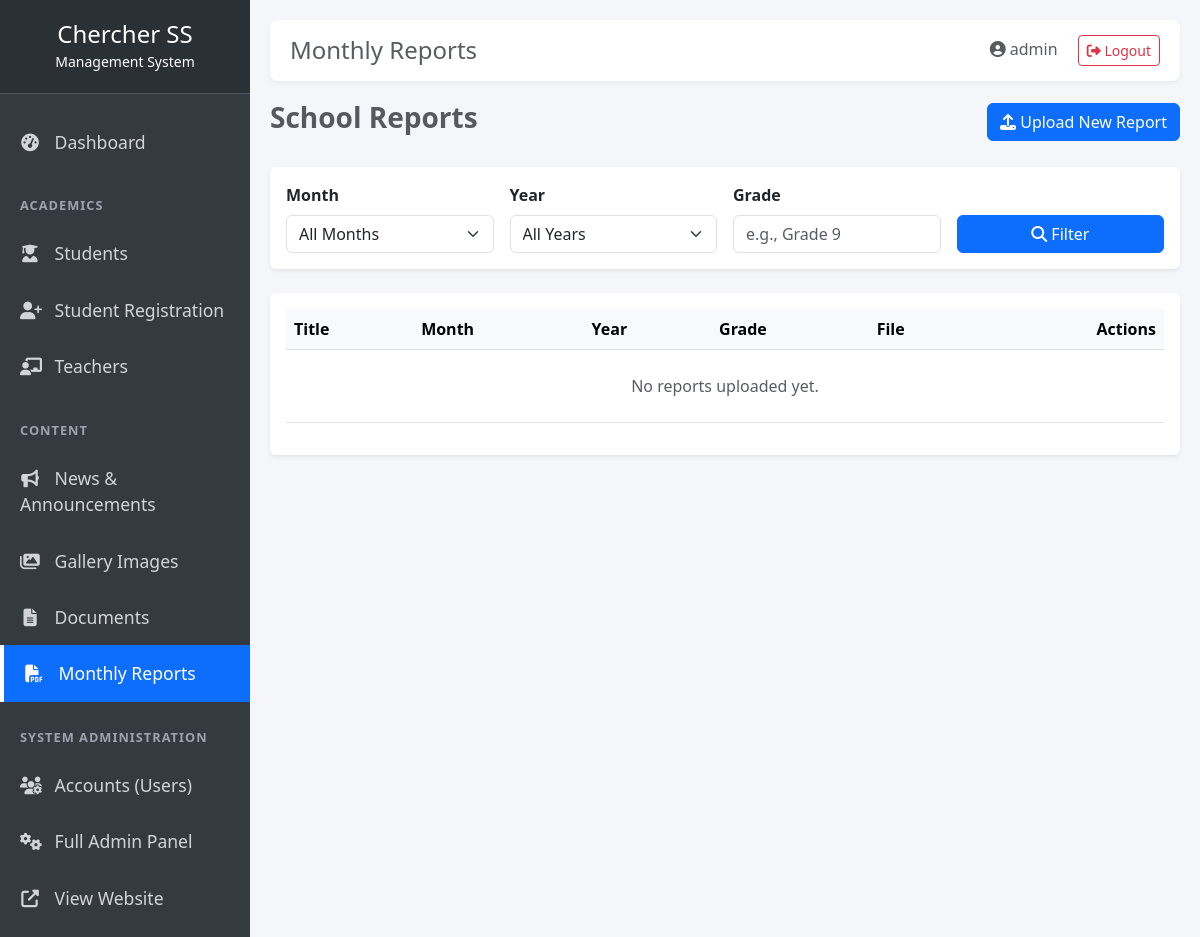
/dashboard/reports/ (signed in), run on an earlier commit of the app's database.
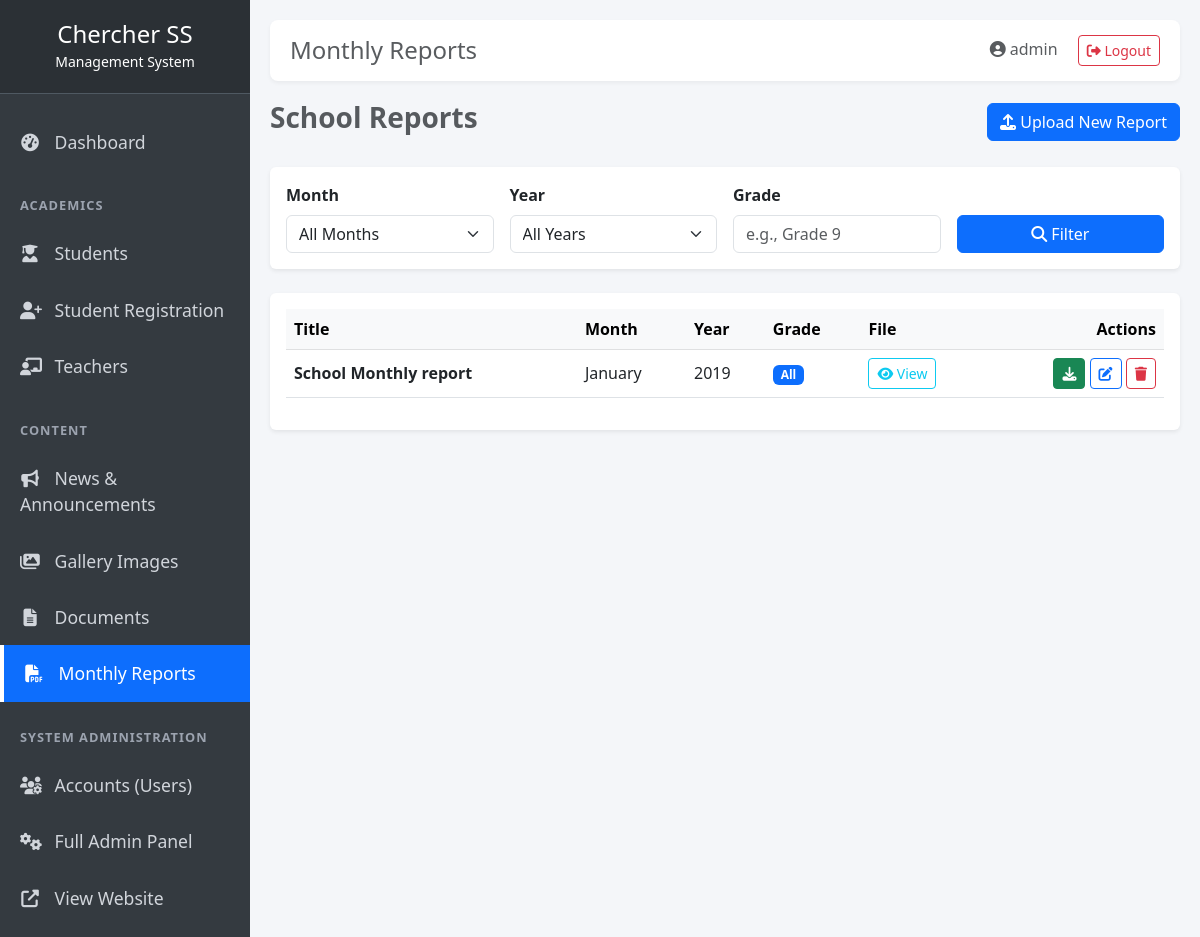
And on a later commit of the database.
### reports/models.py (models this page shows, shortened)
class MonthlyReport(models.Model):
    MONTHS = [
        ('January', 'January'), ('February', 'February'), ('March', 'March'),
        ('April', 'April'), ('May', 'May'), ('June', 'June'),
        ('July', 'July'), ('August', 'August'), ('September', 'September'),
        ('October', 'October'), ('November', 'November'), ('December', 'December')
    ]
    title = models.CharField(max_length=200, help_text="e.g., Grade 9 Term 1 Report")
    month = models.CharField(max_length=20, choices=MONTHS)
    year = models.CharField(max_length=4, help_text="e.g., 2026")
    grade = models.CharField(max_length=50, blank=True, help_text="e.g., Grade 9 (leave blank for all)")
    file = models.FileField(upload_to='reports/', help_text="Upload PDF or Excel file")
    allow_download = models.BooleanField(
        default=False,
        help_text="Allow public visitors to download this report. Leave unchecked for view-only access."
    )
    uploaded_at = models.DateTimeField(auto_now_add=True)
    class Meta:
        ordering = ['-year', '-month']
        verbose_name_plural = "Monthly Reports"

### dashboard/views.py (the view)
# urls.py: path('reports/', views.manage_reports, name='manage_reports'),
@login_required
def manage_reports(request):
    reports = MonthlyReport.objects.all()
    month = request.GET.get('month')
    year = request.GET.get('year')
    grade = request.GET.get('grade')
    if month:
        reports = reports.filter(month=month)
    if year:
        reports = reports.filter(year=year)
    if grade:
        reports = reports.filter(grade__icontains=grade)
    years = MonthlyReport.objects.values_list('year', flat=True).distinct().order_by('-year')
    return render(request, 'dashboard/manage_reports.html', {
        'reports': reports,
        'selected_month': month,
        'selected_year': year,
        'selected_grade': grade,
        'years': years,
    })

### dashboard/templates/dashboard/manage_reports.html (shortened to what this page needs)
{% extends "dashboard_base.html" %}
{% block page_title %}Monthly Reports{% endblock %}
{% block content %}
<div class="d-flex justify-content-between align-items-center mb-4">
    <h3 class="fw-bold text-muted">School Reports</h3>
    <a href="/admin/reports/monthlyreport/add/" class="btn btn-primary"><i class="fas fa-upload"></i> Upload New Report</a>
</div>
<div class="card border-0 shadow-sm mb-4">
    <div class="card-body">
        <form method="get" class="row g-3 align-items-end">
            <div class="col-md-3">
                <label class="form-label fw-bold">Month</label>
                <select name="month" class="form-select">
                    <option value="">All Months</option>
                </select>
            </div>
            <div class="col-md-3">
                <label class="form-label fw-bold">Year</label>
                <select name="year" class="form-select">
                    <option value="">All Years</option>
                </select>
            </div>
            <div class="col-md-3">
                <label class="form-label fw-bold">Grade</label>
                <input type="text" name="grade" class="form-control" placeholder="e.g., Grade 9" value="{{ selected_grade|default:'' }}">
            </div>
            <div class="col-md-3">
                <button type="submit" class="btn btn-primary w-100"><i class="fas fa-search"></i> Filter</button>
            </div>
        </form>
    </div>
</div>
<div class="card border-0 shadow-sm">
    <div class="card-body">
        <div class="table-responsive">
            <table class="table table-hover align-middle">
                <thead class="table-light">
                    <tr>
                        <th>Title</th>
                        <th>Month</th>
                        <th>Year</th>
                        <th>Grade</th>
                        <th>File</th>
                        <th class="text-end">Actions</th>
                    </tr>
                </thead>
                <tbody>
                    {% for report in reports %}
                    <tr>
                        <td class="fw-bold">{{ report.title }}</td>
                        <td>{{ report.month }}</td>
                        <td>{{ report.year }}</td>
                        <td><span class="badge bg-primary">{{ report.grade|default:"All" }}</span></td>
                        <td>
                            <a href="{{ report.file.url }}" class="btn btn-sm btn-outline-info" target="_blank"><i class="fas fa-eye"></i> View</a>
                        </td>
                        <td class="text-end">
                            <a href="{{ report.file.url }}" class="btn btn-sm btn-success" download><i class="fas fa-download"></i></a>
                            <a href="/admin/reports/monthlyreport/{{ report.id }}/change/" class="btn btn-sm btn-outline-primary"><i class="fas fa-edit"></i></a>
                            <a href="{% url 'dashboard:delete_report' report.id %}" class="btn btn-sm btn-outline-danger" onclick="return confirm('Delete this report?');"><i class="fas fa-trash"></i></a>
                        </td>
                    </tr>
                    {% empty %}
                    <tr>
                        <td colspan="6" class="text-center text-muted py-4">No reports uploaded yet.</td>
                    </tr>
                    {% endfor %}
                </tbody>
            </table>
        </div>
    </div>
</div>
{% endblock %}

What changed in the data, as far as the page shows it:
added MonthlyReport: title "School Monthly report", month "January", year "2019", grade "All"
Also different on the page:
text no longer shown: "No reports uploaded yet."
